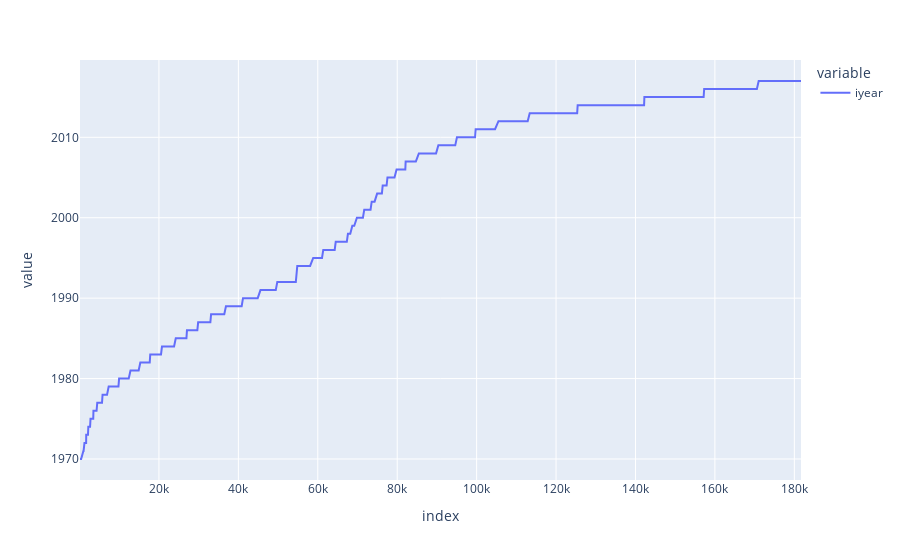

Notebook code cell kept with this figure:
### Code cell
psdf['iyear'].plot.line()

### Figure 1 — Plotly figure (JSON) as saved in the notebook; plotly's stock layout.template omitted (floating-point values rounded to 4 significant figures; data arrays with more than 128 entries replaced by an {"elided": "..."} marker saying what was removed)
{"data": [{"hovertemplate": "variable=iyear<br>index=%{x}<br>value=%{y}<extra></extra>", "legendgroup": "iyear", "line": {"color": "#636efa", "dash": "solid"}, "marker": {"symbol": "circle"}, "mode": "lines", "name": "iyear", "orientation": "v", "showlegend": true, "type": "scatter", "x": {"elided": "990 int values"}, "xaxis": "x", "y": {"elided": "990 int values"}, "yaxis": "y"}], "layout": {"legend": {"title": {"text": "variable"}, "tracegroupgap": 0}, "margin": {"t": 60}, "xaxis": {"anchor": "y", "domain": [0, 1], "title": {"text": "index"}}, "yaxis": {"anchor": "x", "domain": [0, 1], "title": {"text": "value"}}}}
